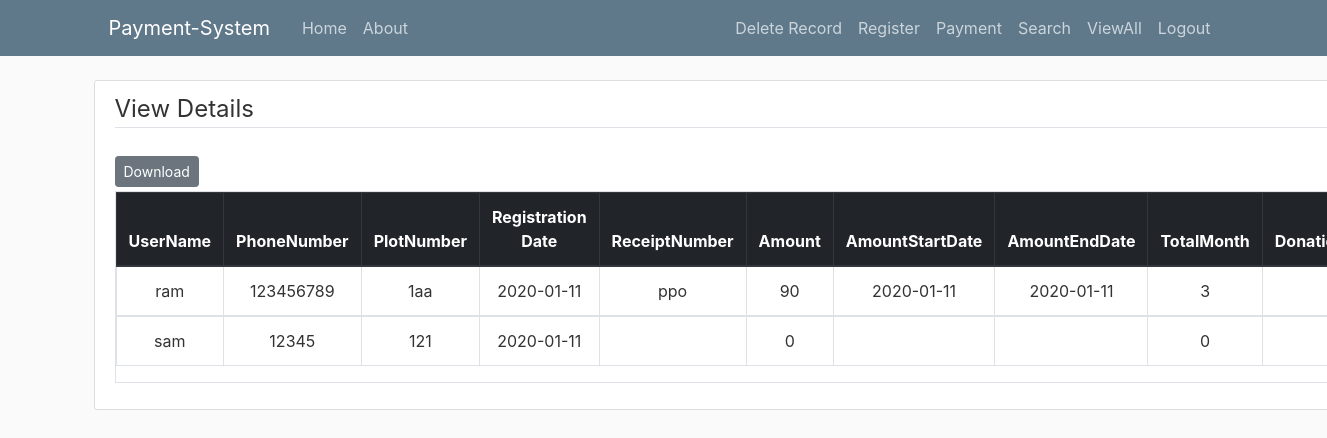
The page /viewall (signed in) on the database its author committed.
### flaskblog/models.py (models this page shows, shortened)
class Payment(db.Model):
    id = db.Column(db.Integer, primary_key=True)
    PhoneNumber = db.Column(db.String(13))
    ReceiptNo = db.Column(db.String(10), nullable=False)
    Amount    =  db.Column(db.String(10), nullable=False)
    StartDate = db.Column(db.DateTime, nullable=False, default=datetime.today())
    EndDate   = db.Column(db.DateTime, nullable=False, default=datetime.today())
    TotalMonth = db.Column(db.Integer, nullable=False, default=0)
    Donation  = db.Column(db.String(10), nullable=True)
    user_id = db.Column(db.Integer, db.ForeignKey('user.id'), nullable=False)

class User(db.Model,UserMixin):
    id = db.Column(db.Integer, primary_key=True)
    Username = db.Column(db.String(50),nullable=False)
    Address = db.Column(db.String(100),nullable=True)
    PhoneNumber = db.Column(db.String(13), unique=True, nullable=False)
    PlotNumber  = db.Column(db.String(10), unique=True,  nullable=False)
    FlatNumber = db.Column(db.String(10), nullable=True)
    PaymentStatus = db.Column(db.String(10), nullable=False,default="False")
    Role =         db.Column(db.String(10), nullable=False, default="User")
    Date_created = db.Column(db.DateTime, nullable=False, default=datetime.today())
    payment = db.relationship('Payment', backref='author', lazy=True)

### flaskblog/routes.py (the view)
@app.route("/viewall",methods=['GET'])
@login_required
def viewall():
    UserDetails = db.session.query(User,Payment).add_columns(User.Username,
                                                             User.PhoneNumber,
                                                             User.PlotNumber,
                                                             User.Date_created,
                                                             Payment.ReceiptNo,
                                                             Payment.Amount,
                                                             Payment.StartDate,
                                                             Payment.EndDate,
                                                             Payment.TotalMonth,
                                                             Payment.Donation).outerjoin(Payment,User.id ==Payment.user_id)
    ucheck = User.query.first()
    if ucheck:
            return render_template('viewdetails.html', title='Search person',UserDetails=UserDetails,legend='View Details')
    else:
        flash(f'No Record found in the table to Dispaly!', 'success')
        return redirect(url_for('home'))

### flaskblog/models.py (called while the page is built)
@login_manager.user_loader
def load_user(user_id):
    return User.query.get(int(user_id))

### flaskblog/templates/viewdetails.html
{% extends "layout.html" %}
{% block content %}
<div class="row">
    <div class="col-md-16">
        <div class="content-section">
          <fieldset class="form-group">
    <legend class="border-bottom mb-4">{{legend}}</legend>
      <div>
            <a class="btn btn-secondary btn-sm mt-1 mb-1" href="{{ url_for('download')}}">Download</a>
      </div>
     <div class="panel">
    <div class="table-bordered table-responsive text-center">
      <table class="table table-bordered" style="border: 1px solid #ddd !important;">
           <thead class="thead-dark">
           <tr>
                <th scope="col">UserName</th>
                <th scope="col">PhoneNumber</th>
                <th scope="col">PlotNumber</th>
                <th scope="col">Registration Date</th>
                <th scope="col">ReceiptNumber</th>
                <th scope="col">Amount</th>
                <th scope="col">AmountStartDate</th>
                <th scope="col">AmountEndDate</th>
                <th scope="col">TotalMonth</th>
                <th scope="col">Donation</th>
           </tr>
            </thead>
        {% for UserDetails in UserDetails %}
          {% if 'sadmin' not in UserDetails.Username %}
          {% if UserDetails.Date_created %}
                {%  set regdate = (UserDetails.Date_created|string)[0:11]%}
           {% endif%}
          {% if UserDetails.StartDate %}
                {%  set stdate = (UserDetails.StartDate|string)[0:11]%}
          {% endif %}
          {% if UserDetails.EndDate %}
                {%  set eddate = (UserDetails.EndDate|string)[0:11] %}
            {% endif %}
          {% if UserDetails.ReceiptNo %}
                {%  set rcno = UserDetails.ReceiptNo %}
          {% endif %}
           {% if UserDetails.Amount %}
                {%  set amt = UserDetails.Amount %}
            {% endif %}
          {% if not UserDetails.Amount %}
                {%  set amt = "0" %}
            {% endif %}
           {% if UserDetails.TotalMonth %}
                {%  set totmon = UserDetails.TotalMonth %}
           {% endif %}
          {% if not UserDetails.TotalMonth %}
                {%  set totmon = "0" %}
           {% endif %}
           {% if UserDetails.Donation  %}
                {%  set dod = UserDetails.Donation %}
            {% endif %}
             <tbody>
             <tr>
                <td>{{ UserDetails.Username }}</td>
                <td>{{ UserDetails.PhoneNumber }}</td>
                <td>{{ UserDetails.PlotNumber }}</td>
                <td>{{regdate}}</td>
                <td>{{ rcno}} </td>
                <td>{{ amt }}</td>
                <td>{{ stdate}}</td>
                <td>{{eddate}}</td>
                <td>{{ totmon }}</td>
                <td>{{ dod }}</td>
            </tr>
    </tbody>
         {% endif %}
        {% endfor %}
    </table>
    </div>
              </div>
     </fieldset>
    </div>
    </div>
</div>
{% endblock content %}

### flaskblog/templates/layout.html (shortened to what this page needs)
<!DOCTYPE html>
<html>
<head>
    <link rel="stylesheet" href="https://maxcdn.bootstrapcdn.com/bootstrap/4.0.0/css/bootstrap.min.css">
    <link rel="stylesheet" type="text/css" href="{{ url_for('static', filename='main.css') }}">
</head>
<body>
    <header class="site-header">
      <nav class="navbar navbar-expand-md navbar-dark bg-steel fixed-top">
        <div class="container">
          <a class="navbar-brand mr-4" href="/">Payment-System</a>
          <div class="collapse navbar-collapse" id="navbarToggle">
            <div class="navbar-nav mr-auto">
              <a class="nav-item nav-link" href="{{ url_for('home') }}">Home</a>
              <a class="nav-item nav-link" href="{{ url_for('about') }}">About</a>
            </div>
            <div class="navbar-nav">
             {% if current_user.is_authenticated %}
                <a class="nav-item nav-link" href="{{ url_for('delete') }}">Delete Record</a>
                <a class="nav-item nav-link" href="{{ url_for('register') }}">Register</a>
                <a class="nav-item nav-link" href="{{ url_for('payment') }}">Payment</a>
                <a class="nav-item nav-link" href="{{ url_for('search') }}">Search</a>
                <a class="nav-item nav-link" href="{{ url_for('viewall') }}">ViewAll</a>
                <a class="nav-item nav-link" href="{{ url_for('logout') }}">Logout</a>
             {% else %}
                <a class="nav-item nav-link" href="{{ url_for('login') }}">Login</a>
             {% endif %}
            </div>
          </div>
        </div>
      </nav>
    </header>
    <main role="main" class="container">
      <div class="row">
         <div class="col-md-8">
          {% block content %}{% endblock %}
        </div>
      </div>
    </main>
</body>
</html>

### flaskblog/static/main.css (style rules this page uses)
body { background: #fafafa; color: #333333; margin-top: 5rem; }
.bg-steel { background-color: #5f788a; }
.site-header .navbar-nav .nav-link { color: #cbd5db; }
.content-section { background: #ffffff; padding: 10px 20px; border: 1px solid #dddddd; border-radius: 3px; margin-bottom: 20px; }

### rows shown on the page
Payment: Username "ram", PhoneNumber "123456789", PlotNumber "1aa", regdate "2020-01-11", ReceiptNo "ppo", Amount "90", stdate "2020-01-11", eddate "2020-01-11", TotalMonth "3"
User: Username "sam", PhoneNumber "12345", PlotNumber "121", Date_created "2020-01-11", amt "0", totmon "0"

### other values the page prints
{{ legend }} "View Details"
